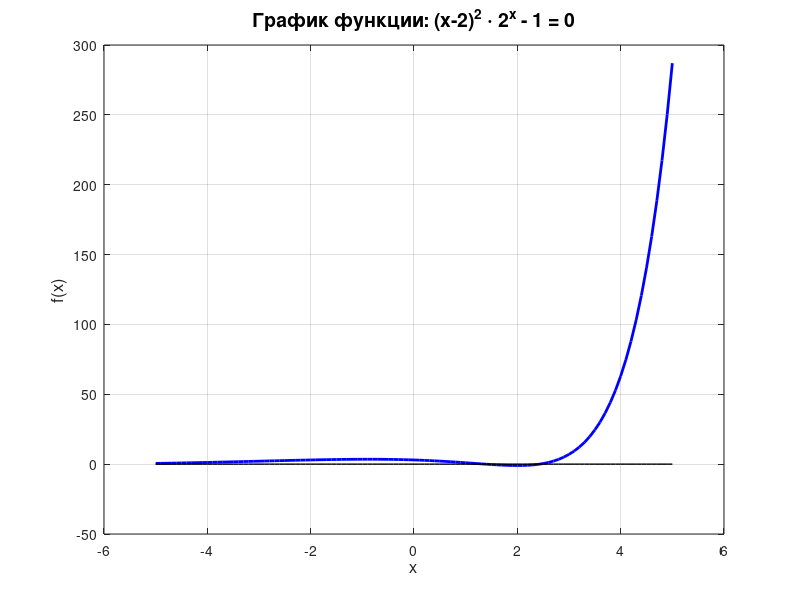

MATLAB code for this plot: (Note: this script raises an error after producing the figure.)
%Уравнение: (x-2)^2*2^x = 1

f = @(x) (x-2).^2 .* 2.^x - 1;

%Интервалы для каждой точки
x1 = [-6.5, -5.5];
x2 = [1, 1.5];
x3 = [2, 2.5];
r1 = fzero(f, x1);
r2 = fzero(f, x2);
r3 = fzero(f, x3);
disp(r1);
disp(r2);
disp(r3);

% Строим график на широком интервале
x = -5:0.1:5;
y = f(x);

figure;
plot(x, y, 'b-', 'LineWidth', 2);
hold on;
plot(x, zeros(size(x)), 'k-', 'LineWidth', 1); % Ось X
grid on;
title('График функции: (x-2)^2 ⋅ 2^x - 1 = 0', 'FontSize', 14);
xlabel('x', 'FontSize', 12);
ylabel('f(x)', 'FontSize', 12);

% Отмечаем действительные корни
plot(real_roots, zeros(size(real_roots)), 'ro', 'MarkerSize', 8, 'MarkerFaceColor', 'red');
legend('f(x)', 'Ось X', 'Корни', 'Location', 'northwest');
